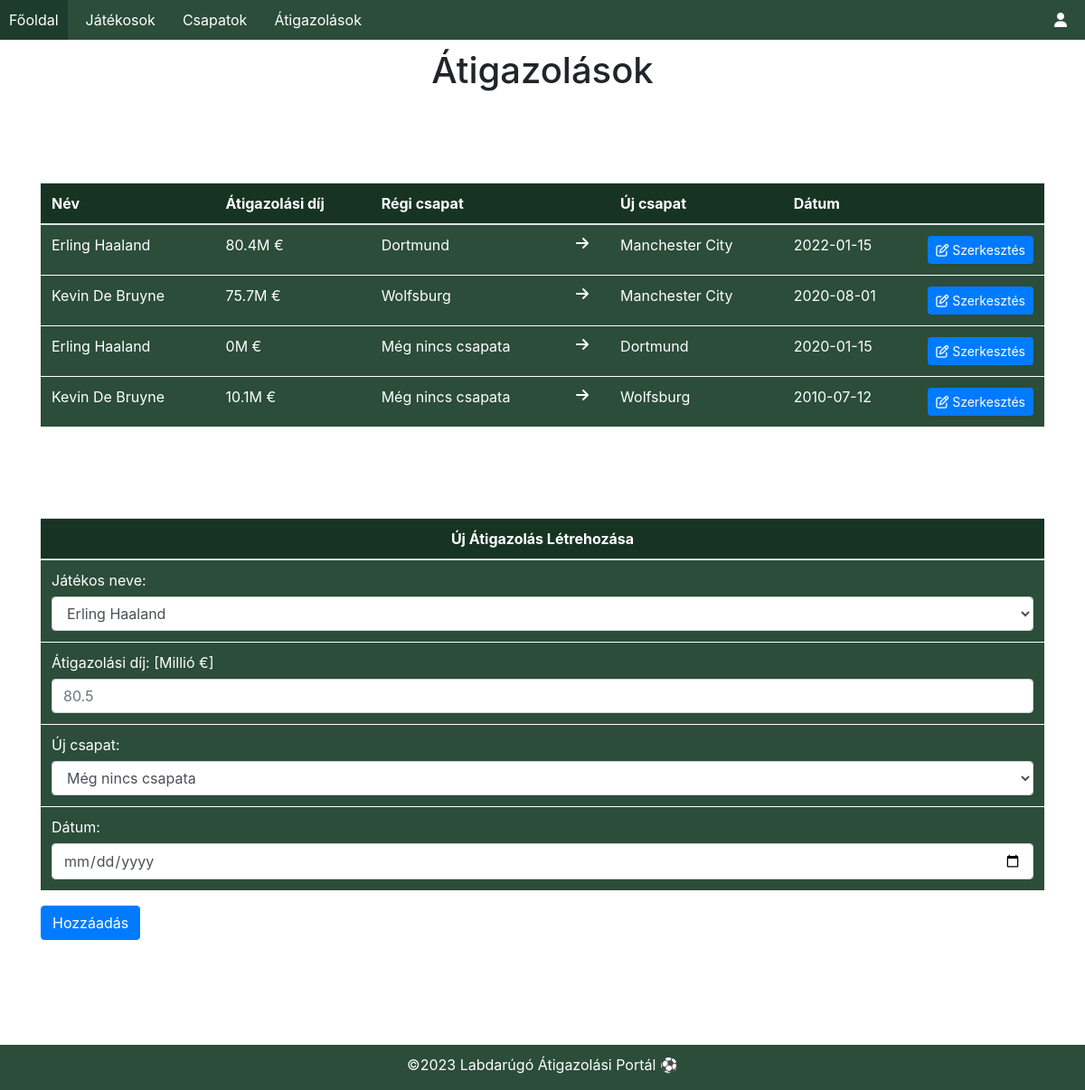
The app's page /atigazolas.php with its own data.
### tables this page shows
create table atigazolas(
    id int primary key auto_increment not NULL,
    jatekosid int not NULL,
    regi_csapatid int not NULL,
    uj_csapatid int not NULL,
    osszeg float,
    datum date not NULL,

    FOREIGN KEY (jatekosid) REFERENCES jatekos(id),
    FOREIGN KEY (regi_csapatid) REFERENCES csapat(id),
    FOREIGN KEY (uj_csapatid) REFERENCES csapat(id)
);

create table jatekos(
    id int primary key auto_increment not NULL,
    nev nvarchar(100),
    ertek float,
    nemzetiseg nvarchar(100)
);

create table csapat(
    id int primary key auto_increment not NULL,
    nev nvarchar(100),
    nemzetiseg nvarchar(100)
);

### atigazolas.php (the view, shortened to what this page needs)
<?php
$link = getdb();
?>
<html>
<head>
    <?php include 'head.php' ?>
</head>
<body>
    <div class="container">
        <main>
            <h1>Átigazolások</h1>
        </main>
        <?php
        $query = "SELECT atigazolas.id AS atigazolasid, jatekos.nev AS jatekosnev, osszeg, datum, regi_csapat.nev AS regi_csapatnev, uj_csapat.nev AS uj_csapatnev
        FROM jatekos INNER JOIN atigazolas ON jatekos.id = atigazolas.jatekosid
        INNER JOIN csapat AS regi_csapat ON regi_csapat.id = atigazolas.regi_csapatid
        INNER JOIN csapat AS uj_csapat ON uj_csapat.id = atigazolas.uj_csapatid
        ORDER BY datum DESC";
        $data = mysqli_query($link, $query) or die(mysqli_error($link));
        ?>
        <table class="table">
            <thead>
                <tr>
                    <th>Név</th>
                    <th>Átigazolási díj</th>
                    <th>Régi csapat</th>
                    <th></th>
                    <th>Új csapat</th>
                    <th>Dátum</th>
                    <th></th>
                </tr>
            </thead>
            <tbody>
                <?php while ($row = mysqli_fetch_array($data)): ?>
                    <tr>
                        <td>
                            <?= $row['jatekosnev'] ?>
                        </td>
                        <td>
                            <?= $row['osszeg'] ?>M &#8364;
                        </td>
                        <td>
                            <?= $row['regi_csapatnev'] ?>
                        </td>
                        <td><i class='fa fa-arrow-right'></i></td>
                        <td>
                            <?= $row['uj_csapatnev'] ?>
                        </td>
                        <td>
                            <?= $row['datum'] ?>
                        </td>
                        <td style="width: 100px">
                            <a class="btn btn-primary btn-sm" href="edit_atigazolas.php?atigazolasid=<?= $row['atigazolasid'] ?>">
                                <i class='fa fa-edit'></i> Szerkesztés
                            </a>
                        </td>
                    </tr>
                <?php endwhile; ?>
            </tbody>
        </table>
        <form method="POST">
            <table class="table">
                <thead>
                    <tr>
                        <th style="text-align:center;">
                            Új Átigazolás Létrehozása
                        </th>
                    </tr>
                </thead>
                <tbody>
                    <tr>
                        <td>
                            <label for='jatekosid'>Játékos neve:</label>
                            <select class="form-control" name='jatekosid' id='jatekosid'>
                            <?php
                            $link = getdb();
                            $queryjatekos = "SELECT id, nev FROM jatekos";
                            $jatekosdata = mysqli_query($link, $queryjatekos) or die(mysqli_error($link));
                            while ($rowjatekos = mysqli_fetch_array($jatekosdata)):
                            ?>
                            <option value="<?=$rowjatekos['id']?>"><?=$rowjatekos['nev']?></option>
                            <?php endwhile; ?>
                            </select>
                        </td>
                    </tr>
                    <tr>
                        <td>
                            <label for="osszeg">Átigazolási díj: [Millió &#8364;]</label>
                            <input class="form-control" name="osszeg" id="osszeg" type="float" placeholder="80.5" />
                        </td>
                    </tr>
                    <tr>
                        <td>
                            <label for='uj_csapatid'>Új csapat:</label>
                            <select class="form-control" name='uj_csapatid' id='uj_csapatid'>
                            <?php
                            $query_uj_csapat = "SELECT id, nev FROM csapat";
                            $uj_csapat_data = mysqli_query($link, $query_uj_csapat) or die(mysqli_error($link));
                            while ($row_uj_csapat = mysqli_fetch_array($uj_csapat_data)):
                            ?>
                            <option value="<?=$row_uj_csapat['id']?>"><?=$row_uj_csapat['nev']?></option>
                            <?php endwhile; ?>
                            </select>
                        </td>
                    </tr>
                    <tr>
                        <td>
                            <label for="datum">Dátum:</label>
                            <input class="form-control" name="datum" id="datum" type="date"/>
                        </td>
                    </tr>
                </tbody>
            </table>
            <input class="btn btn-primary" name="hozzaadas" type="submit" value="Hozzáadás" />
        </form>
    </div>
    <footer>
        <p>&#169;2023 Labdarúgó Átigazolási Portál &#9917;</p>
    </footer>
</body>
</html>

### head.php (shortened to what this page needs)
<?php
if (isset($_SESSION['skin'])){
    $style = $_SESSION['skin'];
}else{
    $style = 'green_style.css';
}
?>
<link rel="stylesheet" href="https://cdn.jsdelivr.net/npm/bootstrap@4.0.0/dist/css/bootstrap.min.css"
>
<link rel="stylesheet" type="text/css" href="<?php echo $style;?>">
<link rel='stylesheet' href='https://cdnjs.cloudflare.com/ajax/libs/font-awesome/4.7.0/css/font-awesome.min.css'>

### green_style.css (style rules this page uses)
main { text-align: center; margin-top: 10px; margin-bottom: 100px; }
body { display: flex; flex-direction: column; min-height: 100vh; }
.container { flex: 1; padding-bottom: 100px; }
footer { width: 100%; padding-top: 10px; height: 50px; background-color: #2b4d3a; color: #fff; text-align: center; }
.menu { display: flex; justify-content: space-between; align-items: center; background-color: #2b4d3a; color: #fff; }
.menu ul { list-style: none; margin: 0; padding: 0; display: flex; }
.menu li { margin-right: 10px; }
.menu a { display: block; padding: 10px; text-decoration: none; color: #fff; }
.table { border-collapse: collapse; margin-top: 100px; width: 100%; color: #fff; background-color: #2b4d3a; }
.table th, .table td { padding: 12px; text-align: left; border-bottom: 1px solid #fff; }
.table th { background-color: #173423; color: #fff; }

### records on screen
atigazolas: jatekosid.nev "Erling Haaland", osszeg "80.4", regi_csapatid.nev "Dortmund", uj_csapatid.nev "Manchester City", datum "2022-01-15"
atigazolas: jatekosid.nev "Kevin De Bruyne", osszeg "75.7", regi_csapatid.nev "Wolfsburg", uj_csapatid.nev "Manchester City", datum "2020-08-01"
atigazolas: jatekosid.nev "Erling Haaland", osszeg "0", regi_csapatid.nev "Még nincs csapata", uj_csapatid.nev "Dortmund", datum "2020-01-15"
atigazolas: jatekosid.nev "Kevin De Bruyne", osszeg "10.1", regi_csapatid.nev "Még nincs csapata", uj_csapatid.nev "Wolfsburg", datum "2010-07-12"

### other values on screen
form field jatekosid "Erling Haaland"
form field uj_csapatid "Még nincs csapata"
